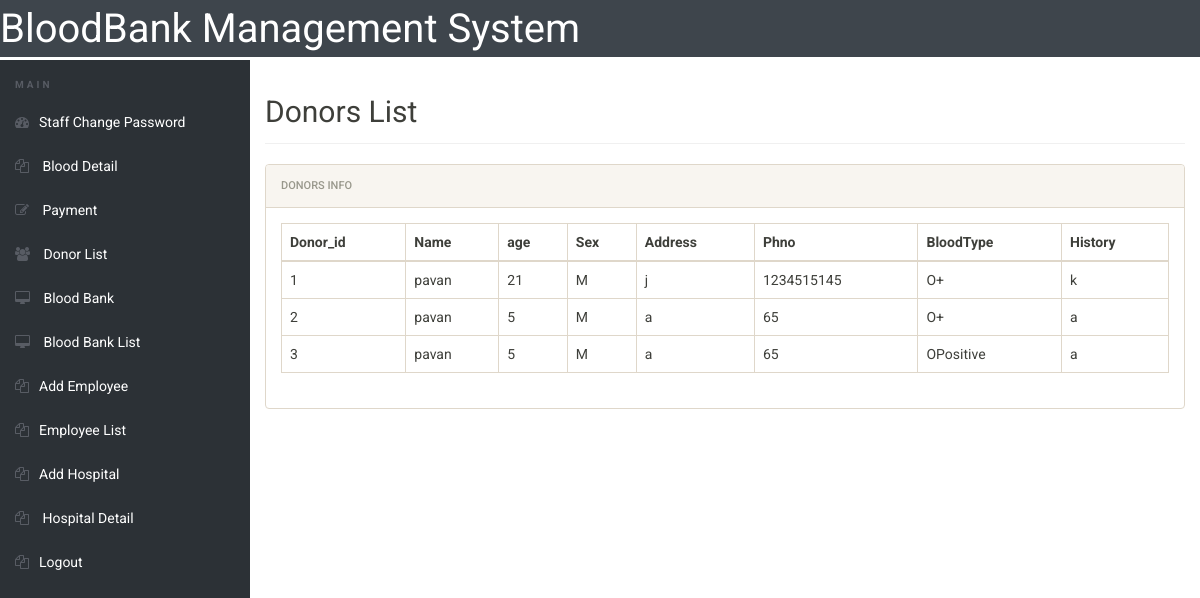
The page /bbdms/Manager/donor-list.php (signed in) on the database its author committed.
### tables this page shows
CREATE TABLE `blooddonor` (
  `Donor_id` int(11) NOT NULL,
  `Name` varchar(20) NOT NULL,
  `Age` smallint(6) DEFAULT NULL,
  `Sex` varchar(1) DEFAULT NULL,
  `Address` text,
  `phno` bigint(11) NOT NULL,
  `BloodType` varchar(25) NOT NULL,
  `History` text
);

### bbdms/Manager/donor-list.php (the view, shortened to what this page needs)
<?php
include('includes/config.php');
if(strlen($_SESSION['username'])==0)
	{
header('location:index.php');
}
else{
 ?>
<!doctype html>
<html lang="en" class="no-js">
<head>
	<link rel="stylesheet" href="css/font-awesome.min.css">
	<link rel="stylesheet" href="css/bootstrap.min.css">
	<link rel="stylesheet" href="css/dataTables.bootstrap.min.css">
	<link rel="stylesheet" href="css/bootstrap-social.css">
	<link rel="stylesheet" href="css/bootstrap-select.css">
	<link rel="stylesheet" href="css/fileinput.min.css">
	<link rel="stylesheet" href="css/awesome-bootstrap-checkbox.css">
	<link rel="stylesheet" href="css/style.css">
</head>
<body>
	<?php include('includes/header.php');?>
	<div class="ts-main-content">
		<?php include('includes/leftbar.php');?>
		<div class="content-wrapper">
			<div class="container-fluid">
				<div class="row">
					<div class="col-md-12">
						<h2 class="page-title">Donors List</h2>
						<div class="panel panel-default">
							<div class="panel-heading">Donors Info</div>
							<div class="panel-body">
								<table id="zctb" class="display table  table-bordered table-hover" cellspacing="0" width="100%">
									<thead>
										<tr>
										    <th>Donor_id</th>
											<th>Name</th>
											<th>age</th>
											<th>Sex</th>
											<th>Address</th>
											<th>Phno</th>
											<th>BloodType</th>
											<th>History</th>
										</tr>
									</thead>
<tbody>
<?php
$query = "Select * from blooddonor";
$donors = mysqli_query($conn,$query);
while($row = mysqli_fetch_assoc($donors))
{
    $Donor_id = $row['Donor_id'];
    $Name = $row['Name'];
    $Age = $row['Age'];
    $Sex = $row['Sex'];
    $Address = $row['Address'];
    $phno = $row['phno'];
    $BloodType = $row['BloodType'];
    $History = $row['History'];
echo "<tr>";
echo "<td>$Donor_id</td>";
echo "<td>$Name</td>";
echo "<td>$Age</td>";
echo "<td>$Sex</td>";
echo "<td>$Address</td>";
echo "<td>$phno</td>";
echo "<td>$BloodType</td>";
echo "<td>$History</td>";
    }
?>
									</tbody>
								</table>
							</div>
						</div>
					</div>
				</div>
			</div>
		</div>
	</div>
</body>
</html>
<?php } ?>

### bbdms/Manager/css/style.css (style rules this page uses)
html { font-size: 14px; }
@media only screen and (min-width: 480px) { html { font-size: 17px; } }
@media only screen and (min-width: 768px) { html { font-size: 14px; } }
body { font-size: 1em; }
.panel { overflow: hidden; }
.page-title { padding-bottom: 15px; margin-bottom: 20px; border-bottom: 1px solid #f0f0f0; }
.ts-main-content .content-wrapper { padding-top: 15px; margin-top: 60px; }
@media only screen and (min-width: 992px) { .ts-main-content .content-wrapper { margin-left: 250px; } }

### rows shown on the page
blooddonor: Donor_id "1", Name "pavan", Age "21", Sex "M", Address "j", phno "1234515145", BloodType "O+", History "k"
blooddonor: Donor_id "2", Name "pavan", Age "5", Sex "M", Address "a", phno "65", BloodType "O+", History "a"
blooddonor: Donor_id "3", Name "pavan", Age "5", Sex "M", Address "a", phno "65", BloodType "OPositive", History "a"
